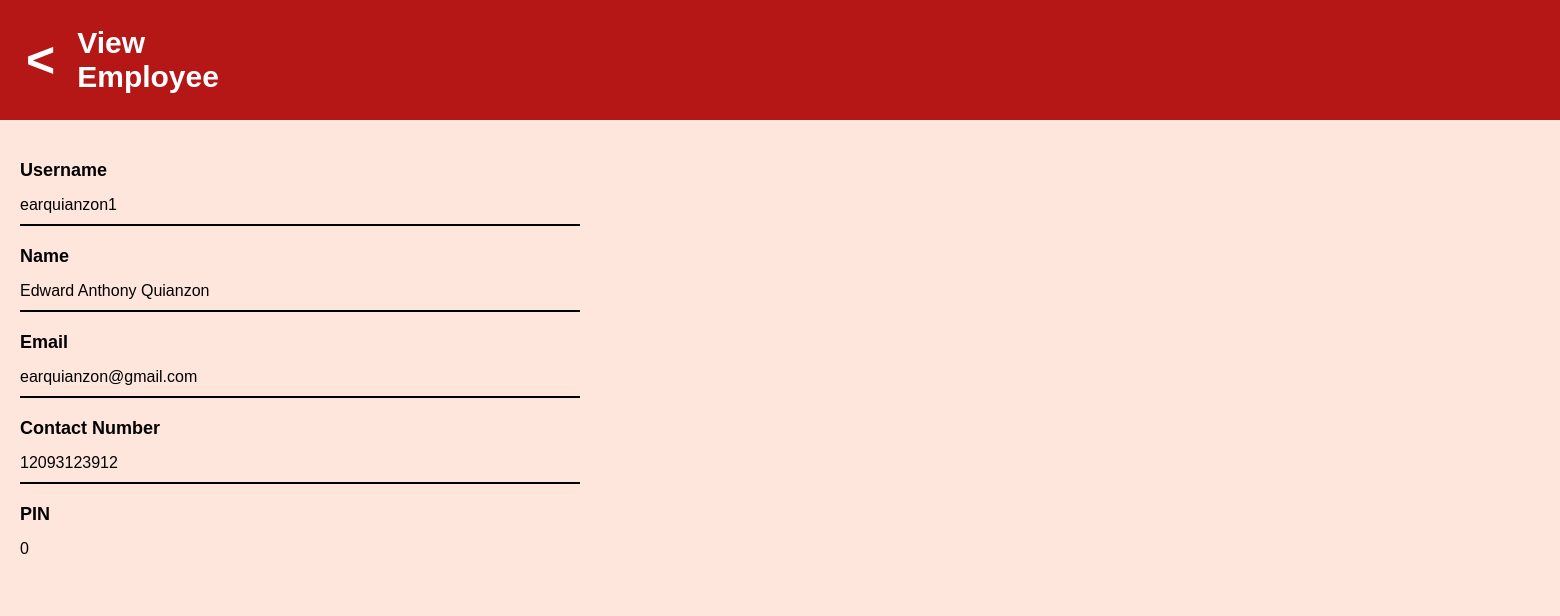
Page /employee-view/3/ on the earlier database version.
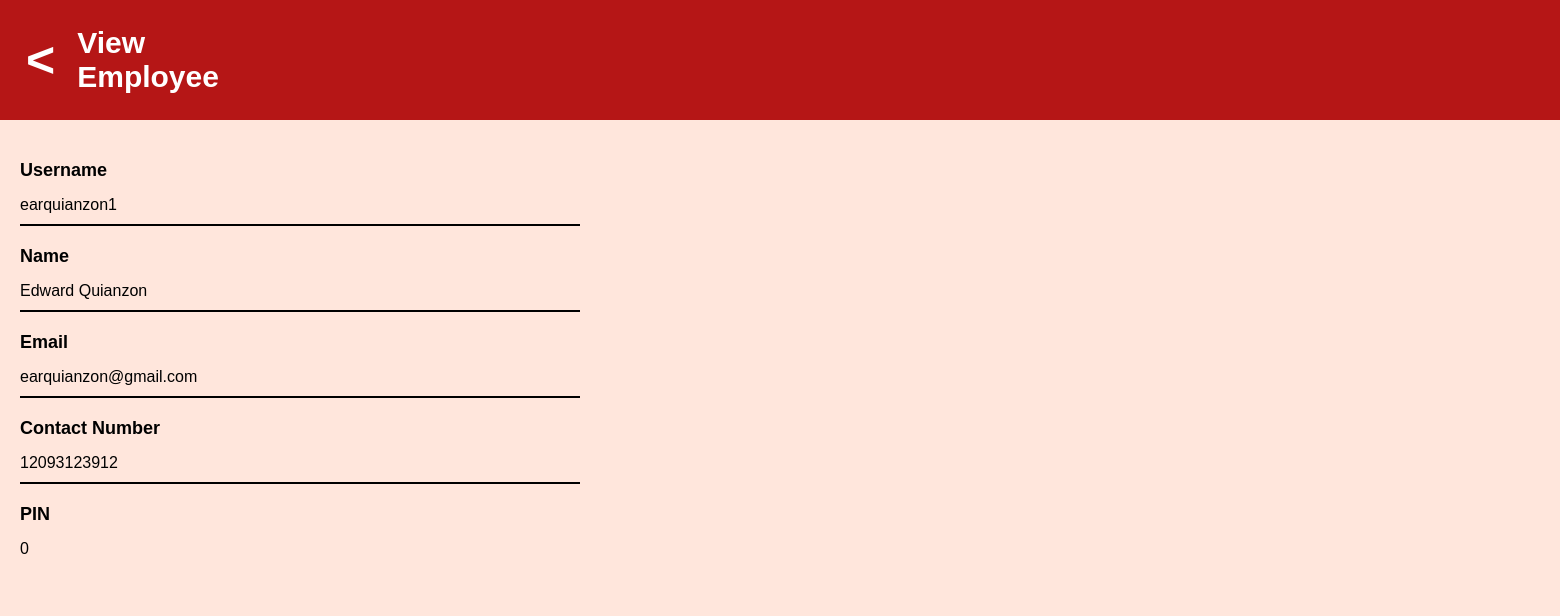
Same page on the later database version.
### EmployeeList/models.py (models this page shows, shortened)
class employee (models.Model):
    ACTIVE = 'active'
    INACTIVE = 'inactive'
    EMPLOYEE_STATUS_CHOICES = [
        (ACTIVE, 'Active'),
        (INACTIVE, 'Inactive'),
    ]
    person = models.ForeignKey(person, on_delete=models.CASCADE, blank=True, null=True)
    pin = models.PositiveIntegerField()
    employee_status = models.CharField(
        max_length=8,
        choices=EMPLOYEE_STATUS_CHOICES,
        default=ACTIVE,
    )

class person (models.Model):
    username = models.CharField(max_length=255)
    first_name = models.CharField(max_length=255)
    last_name = models.CharField(max_length=255)
    contact_number = models.CharField(max_length=255)
    email = models.EmailField(max_length=255)

### EmployeeList/views.py (the view)
# urls.py: path('employee-view/<int:id>/', views.employee_view, name='employee-view')
def employee_view(request, id):
    employee_obj = get_object_or_404(employee, id=id)
    return render(request, 'employee-view.html', {'employee': employee_obj})

### EmployeeList/templates/employee-view.html (shortened to what this page needs)
<!DOCTYPE html>
<html lang="en">
  <head>
    {% load static %}
    <link rel="stylesheet" href="{% static 'employee-view.css' %}" />
  </head>
  <body>
    <div class="app-container">
      <div class="navbar">
        <div class="navbar-content">
          <div class="back-button">
            <button
              class="back-button"
              onclick="window.location.href='/employee-list/';"
            >
              <
            </button>
          </div>
          <span class="logo">View Employee</span>
        </div>
      </div>
      <div class="form-container">
        <div class="employee-view">
          <div class="employee-field">
            <label class="field-label">Username</label>
            <span class="field-value">{{ employee.person.username }}</span>
          </div>
          <div class="employee-field">
            <label class="field-label">Name</label>
            <span class="field-value"
              >{{ employee.person.first_name }} {{employee.person.last_name}}
            </span>
          </div>
          <div class="employee-field">
            <label class="field-label">Email</label>
            <span class="field-value">{{ employee.person.email }}</span>
          </div>
          <div class="employee-field">
            <label class="field-label">Contact Number</label>
            <span class="field-value"
              >{{ employee.person.contact_number }}</span
            >
          </div>
          <div class="employee-field">
            <label class="field-label">PIN</label>
            <span class="field-value">{{ employee.pin }}</span>
          </div>
        </div>
      </div>
    </div>
  </body>
</html>

Differences in the rows shown:
changed through a linked row, employee "earquianzon1": person.first_name "Edward Anthony" → "Edward"
